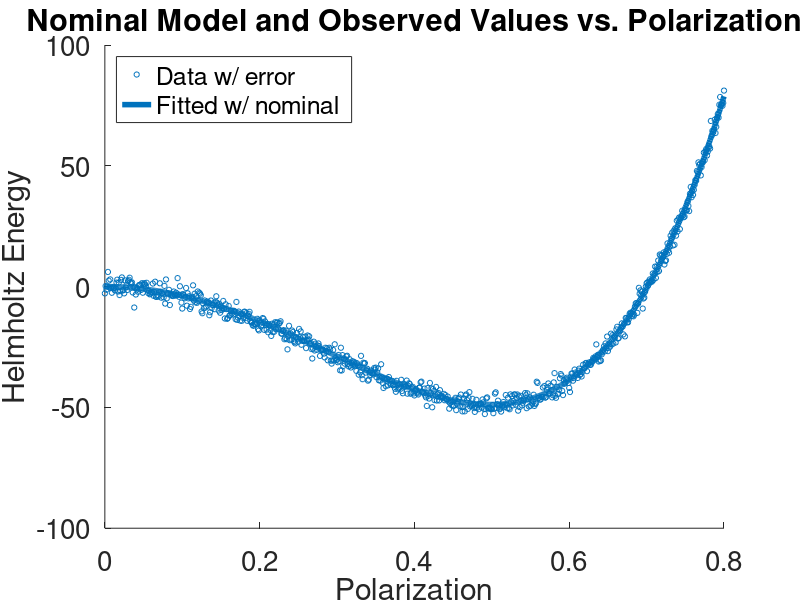

MATLAB code to generate this figure: (Note: a time limit stopped this script after it produced the figure.)
%Project2 Main
clear; clc; close all
set(0,'defaultLineLineWidth',4,'defaultAxesFontSize',20);

%% Problem 1

%% Problem 2 
n=801;
alpha1=-389.4; alpha11=761.3; alpha111=61.5;
sigma=2.2; %sigma^2=4.84
 % Change for each case
interval2=linspace(0,.8,n);
epsilon=sigma*randn(1,n); 

psi=@(alpha,P) alpha(1)*P.^2+alpha(2)*P.^4+alpha(3)*P.^6;
P=.8; alpha0=[alpha1,alpha11,alpha111];
psifu=@(alpha) (psi(alpha0,P)+sigma*randn)-(alpha1*P.^2+alpha11*P.^4+alpha111*P.^6); 
[ALPHA,VALUE]=fminsearch(psifu,alpha0);

epsilon=sigma*randn(1,n); 
simulation=psi([alpha1 alpha11 alpha111],interval2)+randn(1,n)*sigma; % row vector

Rhat=simulation-psi(ALPHA,interval2);
varhat=(1/(n-3))*(Rhat)*(Rhat)';


figure('Renderer', 'painters', 'Position', [100 100 800 600])
hold on
scatter(interval2,simulation,15)
plot(interval2,psi(alpha0,interval2))
legend('Data w/ error','Fitted w/ nominal','Location','Northwest')
title('Nominal Model and Observed Values vs. Polarization')
xlabel('Polarization');ylabel('Helmholtz Energy')
hold off
saveas(gcf,'Figures/DataNominal.png')

% Part B
% Making design/data matrix
design1=interval2.^2'; design2=interval2.^4'; design3=interval2.^6';
design=[design1 design2 design3];

% Other design matrix using finite differences, for verification
% h=1e-6;
% psi1=(psi([alpha1+h,alpha11,alpha111],interval2)-psi(alpha0,interval2))/h;
% psi11=(psi([alpha1,alpha11+h,alpha111],interval2)-psi(alpha0,interval2))/h;
% psi111=(psi([alpha1,alpha11,alpha111+h],interval2)-psi(alpha0,interval2))/h;
% psidesign=[psi1; psi11; psi111]';
% design=psidesign;

% Solving for theta
thetaOLS=inv(design'*design)*design'*simulation';
psitheta=@(P) thetaOLS(1)*P.^2+thetaOLS(2)*P.^4+thetaOLS(3)*P.^6;
varianceOLS=(1/(n-3))*(simulation'-design*thetaOLS)'*(simulation'-design*thetaOLS);

% Formulating CI, not necessary but interesting
xtxinv=inv(design'*design);
confidence2=zeros(3,2);

for i=1:3
    t1=thetaOLS(i);
    t2=tcdf(.975,158)*sigma*sqrt(xtxinv(i,i));
    confidence2(i,:)=[t1-t2,t1+t2];
end

psilower=@(P) confidence2(1,1)*P.^2+confidence2(2,1)*P.^4+confidence2(3,1)*P.^6+epsilon;
psiupper=@(P) confidence2(1,2)*P.^2+confidence2(2,2)*P.^4+confidence2(3,2)*P.^6+epsilon;

% Plotting
figure('Renderer', 'painters', 'Position', [100 100 1050 550])
subplot(1,2,1)
hold on
scatter(interval2,simulation)
plot(interval2,psitheta(interval2))
legend('Observed Data','Fitted Model','Location','Northwest')
xlabel('Polarization');ylabel('Helmholtz Energy')
axis([0 .8 -inf inf])
hold off

subplot(1,2,2)
hold on
scatter(interval2,simulation-psitheta(interval2),'filled')
plot(interval2, ones(1,n)*-2*sqrt(varianceOLS),'r')
plot(interval2, ones(1,n)*2*sqrt(varianceOLS),'r')
axis([0 .8 -inf inf])
legend({'Residuals','2$\sigma$'},'Interpreter','Latex')
hold off
saveas(gcf,'Figures/FittedandResiduals.png')

%% Problem 3

%modelType='Generic SIR';

fid=fopen('TexOutputs.txt','wt');
%Load SIR data
for imodelType={'Generic SIR'}
    modelType=imodelType{1};
    if strcmpi(modelType,'Generic SIR')
        D=load('SIR.txt');
        data.x=D(:,1);
        data.y=D(:,2);
        clear('D')
        inits=[1000-127.1233; 127.1233; 0];
        problem.x0 = [0.02; .15; .6];
        problem.lb=[0 0 0];
        %problem.ub=[100; 100; 100];
    elseif strcmpi(modelType,'Influenza')
        data.x=(0:13)';
        data.y=[3 6 25 73 222 294 258 237 191 125 69 27 11 4]';
        inits=[760; 3; 0];
        problem.x0 = [.002; 1e-5; .495];
        problem.lb=[0 0 0];
        %problem.ub=[1; 1e-5; 1];
    end
    %Set Optimization Settings for fmincon
    problem.Aineq=[];problem.bineq=[];problem.Aeq=[];problem.beq=[];
    problem.solver='fmincon';
    problem.options=optimoptions('fmincon');
    
    
    %Get Optimal Paramestimates
    [paramsOptimal,residualsOptimal,varEst,covEst] = LSQnonlin(...
        @(data,params)P3SIRoutput(data,params,inits,'infected'),data,problem);

    %Plot Model Outputs over time

    figure('Renderer', 'painters', 'Position', [100 100 700 550])
    yOptimal=P3SIRoutput(data.x,paramsOptimal,inits,'all');
    plot(data.x,data.y,LineSpec(3,'marker'))
    hold on
    for i=1:3
        plot(data.x,yOptimal(:,i),LineSpec(i,'line'))
    end
    legend('data', 'Susceptible','Infected','Recovered','Interpreter','Latex')
    xlabel('Time','Interpreter','Latex')
    ylabel('Number of Individuals','Interpreter','Latex')
    title({sprintf('%s Model Fit', modelType);...
        sprintf('$(\\gamma=%.2g, \\delta=%.2g, r=%.2g)$',paramsOptimal)},...
        'Interpreter','Latex')

    saveas(gcf,sprintf('Figures/%s_SIRrealization.png',modelType))


    figure('Renderer', 'painters', 'Position', [100 100 700 500])
    hold on
    plot(data.x,residualsOptimal,LineSpec(1,'marker'))
    plot(data.x,ones(length(data.x),1)*2*sqrt(varEst),LineSpec(2,'line'))
    plot(data.x,-ones(length(data.x),1)*2*sqrt(varEst),LineSpec(2,'line'))
    legend('Residuals','$2\sigma$','Interpreter','Latex')
    %axis([data.x(1) data.x(end) -max(abs(residualsOptimal)) max(abs(residualsOptimal))])
    xlabel('Time')
    ylabel('$y_i-\hat{y}_i$','Interpreter','Latex')
    title(sprintf('Residuals for %s model',modelType),'Interpreter','Latex')


    saveas(gcf,sprintf('Figures/%s_SIRresiduals.png',modelType))




    %Plot distributions and residuals
    figure('Renderer', 'painters', 'Position', [100 100 1050 450])
    %Get parameter distributions
    paramSigma=sqrt(diag(covEst));
    paramRanges=paramsOptimal+3*[-paramSigma paramSigma];
    distPoints=300;
    distRanges=NaN(3,distPoints);
    paramsPDF=NaN(3,distPoints);
    for i=1:3
        subplot(1,3,i)
        hold on
        distRanges(i,:)=linspace(paramRanges(i,1),paramRanges(i,2),distPoints);
        paramsPDF(i,:)=normpdf(distRanges(i,:),paramsOptimal(i),paramSigma(i));
        plot(distRanges(i,:),paramsPDF(i,:),LineSpec(i,'line'))
        %axis([min(distRanges(i,:)) max(distRanges(i,:)) 0 1.1*max(paramsPDF(i,:))])
        if i==1
            ylabel('pdf')
            xlabel('$\gamma$','Interpreter','Latex')
        elseif i==2
            title(sprintf('pdf''s of Parameters for %s model',modelType),'Interpreter','Latex')
            xlabel('$\delta$','Interpreter','Latex')
        else
            xlabel('r','Interpreter','Latex')
        end  
    end
    
    saveas(gcf,sprintf('Figures/%s_paramDists.png',modelType))

    
    %Write covariance to Latex
    fprintf(fid,'%s Covariance Matrix($\\sigma^2=%.4g$, rank=%i):\n %s\n',modelType,varEst,rank(covEst),latex(sym(covEst)));
    X=getJacobian(@(params)P3SIRoutput(data.x,params,inits,'infected'),paramsOptimal);
    fprintf(fid,'%s Sensitivity Matrix:\n %s\n',modelType,latex(sym(X)));
end
fclose(fid);
